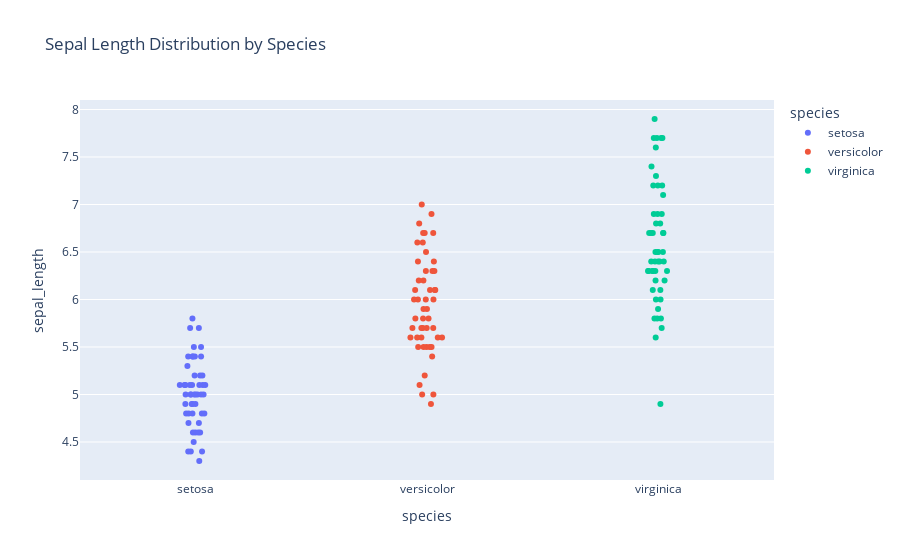

Notebook source saved alongside this figure:
### Markdown cell above
### strip

### Code cell
fig5 = px.strip(
    iris
    , x = 'species'
    , y = 'sepal_length'
    , color = 'species'
    , title = 'Sepal Length Distribution by Species'
)

fig5.show()

### Figure 1 — Plotly figure (JSON) as saved in the notebook; plotly's stock layout.template omitted (floating-point values rounded to 4 significant figures)
{"data": [{"alignmentgroup": "True", "boxpoints": "all", "fillcolor": "rgba(255,255,255,0)", "hoveron": "points", "hovertemplate": "species=%{x}<br>sepal_length=%{y}<extra></extra>", "legendgroup": "setosa", "line": {"color": "rgba(255,255,255,0)"}, "marker": {"color": "#636efa"}, "name": "setosa", "offsetgroup": "setosa", "orientation": "v", "pointpos": 0, "showlegend": true, "type": "box", "x": ["setosa", "setosa", "setosa", "setosa", "setosa", "setosa", "setosa", "setosa", "setosa", "setosa", "setosa", "setosa", "setosa", "setosa", "setosa", "setosa", "setosa", "setosa", "setosa", "setosa", "setosa", "setosa", "setosa", "setosa", "setosa", "setosa", "setosa", "setosa", "setosa", "setosa", "setosa", "setosa", "setosa", "setosa", "setosa", "setosa", "setosa", "setosa", "setosa", "setosa", "setosa", "setosa", "setosa", "setosa", "setosa", "setosa", "setosa", "setosa", "setosa", "setosa"], "x0": " ", "xaxis": "x", "y": [5.1, 4.9, 4.7, 4.6, 5, 5.4, 4.6, 5, 4.4, 4.9, 5.4, 4.8, 4.8, 4.3, 5.8, 5.7, 5.4, 5.1, 5.7, 5.1, 5.4, 5.1, 4.6, 5.1, 4.8, 5, 5, 5.2, 5.2, 4.7, 4.8, 5.4, 5.2, 5.5, 4.9, 5, 5.5, 4.9, 4.4, 5.1, 5, 4.5, 4.4, 5, 5.1, 4.8, 5.1, 4.6, 5.3, 5], "y0": " ", "yaxis": "y"}, {"alignmentgroup": "True", "boxpoints": "all", "fillcolor": "rgba(255,255,255,0)", "hoveron": "points", "hovertemplate": "species=%{x}<br>sepal_length=%{y}<extra></extra>", "legendgroup": "versicolor", "line": {"color": "rgba(255,255,255,0)"}, "marker": {"color": "#EF553B"}, "name": "versicolor", "offsetgroup": "versicolor", "orientation": "v", "pointpos": 0, "showlegend": true, "type": "box", "x": ["versicolor", "versicolor", "versicolor", "versicolor", "versicolor", "versicolor", "versicolor", "versicolor", "versicolor", "versicolor", "versicolor", "versicolor", "versicolor", "versicolor", "versicolor", "versicolor", "versicolor", "versicolor", "versicolor", "versicolor", "versicolor", "versicolor", "versicolor", "versicolor", "versicolor", "versicolor", "versicolor", "versicolor", "versicolor", "versicolor", "versicolor", "versicolor", "versicolor", "versicolor", "versicolor", "versicolor", "versicolor", "versicolor", "versicolor", "versicolor", "versicolor", "versicolor", "versicolor", "versicolor", "versicolor", "versicolor", "versicolor", "versicolor", "versicolor", "versicolor"], "x0": " ", "xaxis": "x", "y": [7, 6.4, 6.9, 5.5, 6.5, 5.7, 6.3, 4.9, 6.6, 5.2, 5, 5.9, 6, 6.1, 5.6, 6.7, 5.6, 5.8, 6.2, 5.6, 5.9, 6.1, 6.3, 6.1, 6.4, 6.6, 6.8, 6.7, 6, 5.7, 5.5, 5.5, 5.8, 6, 5.4, 6, 6.7, 6.3, 5.6, 5.5, 5.5, 6.1, 5.8, 5, 5.6, 5.7, 5.7, 6.2, 5.1, 5.7], "y0": " ", "yaxis": "y"}, {"alignmentgroup": "True", "boxpoints": "all", "fillcolor": "rgba(255,255,255,0)", "hoveron": "points", "hovertemplate": "species=%{x}<br>sepal_length=%{y}<extra></extra>", "legendgroup": "virginica", "line": {"color": "rgba(255,255,255,0)"}, "marker": {"color": "#00cc96"}, "name": "virginica", "offsetgroup": "virginica", "orientation": "v", "pointpos": 0, "showlegend": true, "type": "box", "x": ["virginica", "virginica", "virginica", "virginica", "virginica", "virginica", "virginica", "virginica", "virginica", "virginica", "virginica", "virginica", "virginica", "virginica", "virginica", "virginica", "virginica", "virginica", "virginica", "virginica", "virginica", "virginica", "virginica", "virginica", "virginica", "virginica", "virginica", "virginica", "virginica", "virginica", "virginica", "virginica", "virginica", "virginica", "virginica", "virginica", "virginica", "virginica", "virginica", "virginica", "virginica", "virginica", "virginica", "virginica", "virginica", "virginica", "virginica", "virginica", "virginica", "virginica"], "x0": " ", "xaxis": "x", "y": [6.3, 5.8, 7.1, 6.3, 6.5, 7.6, 4.9, 7.3, 6.7, 7.2, 6.5, 6.4, 6.8, 5.7, 5.8, 6.4, 6.5, 7.7, 7.7, 6, 6.9, 5.6, 7.7, 6.3, 6.7, 7.2, 6.2, 6.1, 6.4, 7.2, 7.4, 7.9, 6.4, 6.3, 6.1, 7.7, 6.3, 6.4, 6, 6.9, 6.7, 6.9, 5.8, 6.8, 6.7, 6.7, 6.3, 6.5, 6.2, 5.9], "y0": " ", "yaxis": "y"}], "layout": {"boxmode": "overlay", "legend": {"title": {"text": "species"}, "tracegroupgap": 0}, "title": {"text": "Sepal Length Distribution by Species"}, "xaxis": {"anchor": "y", "categoryarray": ["setosa", "versicolor", "virginica"], "categoryorder": "array", "domain": [0, 1], "title": {"text": "species"}}, "yaxis": {"anchor": "x", "domain": [0, 1], "title": {"text": "sepal_length"}}}}
